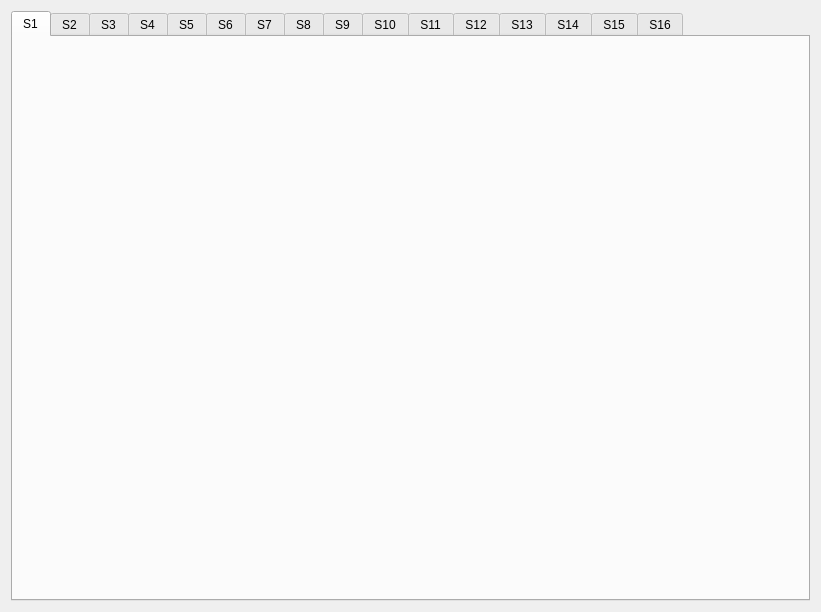
<?xml version="1.0" encoding="UTF-8"?>
<ui version="4.0">
 <class>CSysPfm</class>
 <widget class="QWidget" name="CSysPfm">
  <property name="geometry">
   <rect>
    <x>0</x>
    <y>0</y>
    <width>821</width>
    <height>612</height>
   </rect>
  </property>
  <property name="windowTitle">
   <string>Form</string>
  </property>
  <layout class="QGridLayout" name="gridLayout">
   <item row="0" column="0">
    <widget class="QTabWidget" name="tab_pfm">
     <property name="tabPosition">
      <enum>QTabWidget::North</enum>
     </property>
     <property name="currentIndex">
      <number>0</number>
     </property>
     <widget class="QWidget" name="S1">
      <attribute name="icon">
       <iconset>
        <normaloff>../icon/black_marble.ico</normaloff>../icon/black_marble.ico</iconset>
      </attribute>
      <attribute name="title">
       <string>S1</string>
      </attribute>
      <layout class="QHBoxLayout" name="horizontalLayout_2">
       <item>
        <widget class="CPfmTable" name="widget_table_1" native="true"/>
       </item>
       <item>
        <widget class="CPfmTable" name="widget_table_2" native="true"/>
       </item>
      </layout>
     </widget>
     <widget class="QWidget" name="S2">
      <attribute name="icon">
       <iconset>
        <normaloff>../icon/black_marble.ico</normaloff>../icon/black_marble.ico</iconset>
      </attribute>
      <attribute name="title">
       <string>S2</string>
      </attribute>
      <layout class="QHBoxLayout" name="horizontalLayout_3">
       <item>
        <widget class="CPfmTable" name="widget_table_3" native="true"/>
       </item>
       <item>
        <widget class="CPfmTable" name="widget_table_4" native="true"/>
       </item>
      </layout>
     </widget>
     <widget class="QWidget" name="S3">
      <attribute name="icon">
       <iconset>
        <normaloff>../icon/black_marble.ico</normaloff>../icon/black_marble.ico</iconset>
      </attribute>
      <attribute name="title">
       <string>S3</string>
      </attribute>
      <layout class="QHBoxLayout" name="horizontalLayout_4">
       <item>
        <widget class="CPfmTable" name="widget_table_5" native="true"/>
       </item>
       <item>
        <widget class="CPfmTable" name="widget_table_6" native="true"/>
       </item>
      </layout>
     </widget>
     <widget class="QWidget" name="S4">
      <attribute name="icon">
       <iconset>
        <normaloff>../icon/black_marble.ico</normaloff>../icon/black_marble.ico</iconset>
      </attribute>
      <attribute name="title">
       <string>S4</string>
      </attribute>
      <layout class="QHBoxLayout" name="horizontalLayout_5">
       <item>
        <widget class="CPfmTable" name="widget_table_7" native="true"/>
       </item>
       <item>
        <widget class="CPfmTable" name="widget_table_8" native="true"/>
       </item>
      </layout>
     </widget>
     <widget class="QWidget" name="S5">
      <attribute name="icon">
       <iconset>
        <normaloff>../icon/black_marble.ico</normaloff>../icon/black_marble.ico</iconset>
      </attribute>
      <attribute name="title">
       <string>S5</string>
      </attribute>
      <layout class="QHBoxLayout" name="horizontalLayout_6">
       <item>
        <widget class="CPfmTable" name="widget_table_9" native="true"/>
       </item>
       <item>
        <widget class="CPfmTable" name="widget_table_10" native="true"/>
       </item>
      </layout>
     </widget>
     <widget class="QWidget" name="S6">
      <attribute name="icon">
       <iconset>
        <normaloff>../icon/black_marble.ico</normaloff>../icon/black_marble.ico</iconset>
      </attribute>
      <attribute name="title">
       <string>S6</string>
      </attribute>
      <layout class="QHBoxLayout" name="horizontalLayout_7">
       <item>
        <widget class="CPfmTable" name="widget_table_11" native="true"/>
       </item>
       <item>
        <widget class="CPfmTable" name="widget_table_12" native="true"/>
       </item>
      </layout>
     </widget>
     <widget class="QWidget" name="S7">
      <attribute name="icon">
       <iconset>
        <normaloff>../icon/black_marble.ico</normaloff>../icon/black_marble.ico</iconset>
      </attribute>
      <attribute name="title">
       <string>S7</string>
      </attribute>
      <layout class="QHBoxLayout" name="horizontalLayout_8">
       <item>
        <widget class="CPfmTable" name="widget_table_13" native="true"/>
       </item>
       <item>
        <widget class="CPfmTable" name="widget_table_14" native="true"/>
       </item>
      </layout>
     </widget>
     <widget class="QWidget" name="S8">
      <attribute name="icon">
       <iconset>
        <normaloff>../icon/black_marble.ico</normaloff>../icon/black_marble.ico</iconset>
      </attribute>
      <attribute name="title">
       <string>S8</string>
      </attribute>
      <layout class="QHBoxLayout" name="horizontalLayout_9">
       <item>
        <widget class="CPfmTable" name="widget_table_15" native="true"/>
       </item>
       <item>
        <widget class="CPfmTable" name="widget_table_16" native="true"/>
       </item>
      </layout>
     </widget>
     <widget class="QWidget" name="S9">
      <attribute name="icon">
       <iconset>
        <normaloff>../icon/black_marble.ico</normaloff>../icon/black_marble.ico</iconset>
      </attribute>
      <attribute name="title">
       <string>S9</string>
      </attribute>
      <layout class="QHBoxLayout" name="horizontalLayout_10">
       <item>
        <widget class="CPfmTable" name="widget_table_17" native="true"/>
       </item>
       <item>
        <widget class="CPfmTable" name="widget_table_18" native="true"/>
       </item>
      </layout>
     </widget>
     <widget class="QWidget" name="S10">
      <attribute name="icon">
       <iconset>
        <normaloff>../icon/black_marble.ico</normaloff>../icon/black_marble.ico</iconset>
      </attribute>
      <attribute name="title">
       <string>S10</string>
      </attribute>
      <layout class="QHBoxLayout" name="horizontalLayout_11">
       <item>
        <widget class="CPfmTable" name="widget_table_19" native="true"/>
       </item>
       <item>
        <widget class="CPfmTable" name="widget_table_20" native="true"/>
       </item>
      </layout>
     </widget>
     <widget class="QWidget" name="S11">
      <attribute name="icon">
       <iconset>
        <normaloff>../icon/black_marble.ico</normaloff>../icon/black_marble.ico</iconset>
      </attribute>
      <attribute name="title">
       <string>S11</string>
      </attribute>
      <layout class="QHBoxLayout" name="horizontalLayout_12">
       <item>
        <widget class="CPfmTable" name="widget_table_21" native="true"/>
       </item>
       <item>
        <widget class="CPfmTable" name="widget_table_22" native="true"/>
       </item>
      </layout>
     </widget>
     <widget class="QWidget" name="S12">
      <attribute name="icon">
       <iconset>
        <normaloff>../icon/black_marble.ico</normaloff>../icon/black_marble.ico</iconset>
      </attribute>
      <attribute name="title">
       <string>S12</string>
      </attribute>
      <layout class="QHBoxLayout" name="horizontalLayout_13">
       <item>
        <widget class="CPfmTable" name="widget_table_23" native="true"/>
       </item>
       <item>
        <widget class="CPfmTable" name="widget_table_24" native="true"/>
       </item>
      </layout>
     </widget>
     <widget class="QWidget" name="S13">
      <attribute name="icon">
       <iconset>
        <normaloff>../icon/black_marble.ico</normaloff>../icon/black_marble.ico</iconset>
      </attribute>
      <attribute name="title">
       <string>S13</string>
      </attribute>
      <layout class="QHBoxLayout" name="horizontalLayout_14">
       <item>
        <widget class="CPfmTable" name="widget_table_25" native="true"/>
       </item>
       <item>
        <widget class="CPfmTable" name="widget_table_26" native="true"/>
       </item>
      </layout>
     </widget>
     <widget class="QWidget" name="S14">
      <attribute name="icon">
       <iconset>
        <normaloff>../icon/black_marble.ico</normaloff>../icon/black_marble.ico</iconset>
      </attribute>
      <attribute name="title">
       <string>S14</string>
      </attribute>
      <layout class="QHBoxLayout" name="horizontalLayout_15">
       <item>
        <widget class="CPfmTable" name="widget_table_27" native="true"/>
       </item>
       <item>
        <widget class="CPfmTable" name="widget_table_28" native="true"/>
       </item>
      </layout>
     </widget>
     <widget class="QWidget" name="S15">
      <attribute name="icon">
       <iconset>
        <normaloff>../icon/black_marble.ico</normaloff>../icon/black_marble.ico</iconset>
      </attribute>
      <attribute name="title">
       <string>S15</string>
      </attribute>
      <layout class="QHBoxLayout" name="horizontalLayout_16">
       <item>
        <widget class="CPfmTable" name="widget_table_29" native="true"/>
       </item>
       <item>
        <widget class="CPfmTable" name="widget_table_30" native="true"/>
       </item>
      </layout>
     </widget>
     <widget class="QWidget" name="S16">
      <attribute name="icon">
       <iconset>
        <normaloff>../icon/black_marble.ico</normaloff>../icon/black_marble.ico</iconset>
      </attribute>
      <attribute name="title">
       <string>S16</string>
      </attribute>
      <layout class="QHBoxLayout" name="horizontalLayout">
       <item>
        <widget class="CPfmTable" name="widget_table_31" native="true"/>
       </item>
       <item>
        <widget class="CPfmTable" name="widget_table_32" native="true"/>
       </item>
      </layout>
     </widget>
    </widget>
   </item>
  </layout>
 </widget>
 <customwidgets>
  <customwidget>
   <class>CPfmTable</class>
   <extends>QWidget</extends>
   <header>pfmtable.hpp</header>
   <container>1</container>
  </customwidget>
 </customwidgets>
 <resources/>
 <connections/>
</ui>
